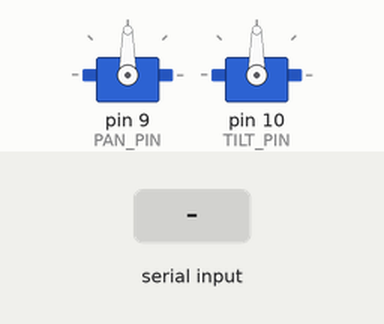
This sketch was run on a simulated Arduino Uno, built with avr-gcc and run on an emulated ATmega328P. Parts: 2 × servo. The test bench sets the inputs (shaded band).

Above: at 1.2 s.
1.3 s: "90,45\n" received over Serial
At 2.5 s:
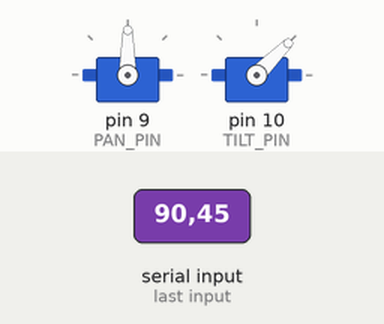
2.8 s: "30,150\n" received over Serial
At 3.7 s:
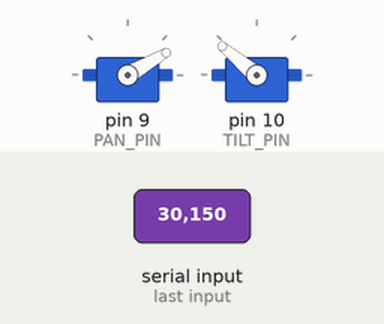
4.3 s: "1,90\n" received over Serial
At 4.8 s:
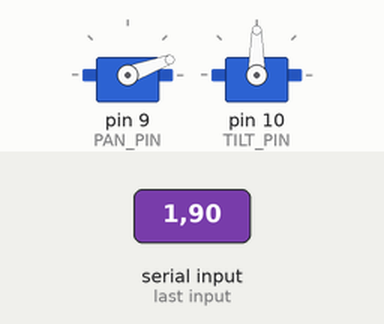
Timing chart, 0 to 7.3 s (numbered marks = the images above; inputs shaded):
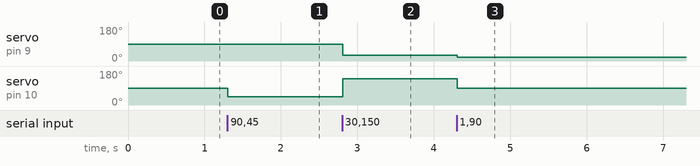

Measured:
- after the input at 1.3 s, servo on pin 10 (TILT_PIN): 90° → 45° at once
- after the input at 2.8 s, servo on pin 9 (PAN_PIN): 90° → 30° at once; servo on pin 10 (TILT_PIN): 45° → 140° at once
- after the input at 4.3 s, servo on pin 9 (PAN_PIN): 30° → 20° at once; servo on pin 10 (TILT_PIN): 140° → 90° at once

The sketch:

FaceTrackArm.ino
```cpp
#include <Servo.h>

// Pins — change to match your wiring
const uint8_t PAN_PIN  = 9;   // base servo (left/right)
const uint8_t TILT_PIN = 10;  // tilt servo (up/down)

// Match the Python side's mechanical limits
const int PAN_MIN  = 20,  PAN_MAX  = 160;
const int TILT_MIN = 40,  TILT_MAX = 140;

Servo panServo;
Servo tiltServo;

String buffer = "";

int clampi(int v, int lo, int hi) {
  if (v < lo) return lo;
  if (v > hi) return hi;
  return v;
}

void setup() {
  Serial.begin(9600);
  panServo.attach(PAN_PIN);
  tiltServo.attach(TILT_PIN);

  // Center on boot
  panServo.write((PAN_MIN + PAN_MAX) / 2);
  tiltServo.write((TILT_MIN + TILT_MAX) / 2);
}

void loop() {
  while (Serial.available()) {
    char c = Serial.read();
    if (c == '\n') {
      int comma = buffer.indexOf(',');
      if (comma > 0) {
        int pan  = buffer.substring(0, comma).toInt();
        int tilt = buffer.substring(comma + 1).toInt();
        pan  = clampi(pan,  PAN_MIN,  PAN_MAX);
        tilt = clampi(tilt, TILT_MIN, TILT_MAX);
        panServo.write(pan);
        tiltServo.write(tilt);
      }
      buffer = "";
    } else if (c != '\r') {
      buffer += c;
      if (buffer.length() > 16) buffer = "";  // overflow guard
    }
  }
}
```
